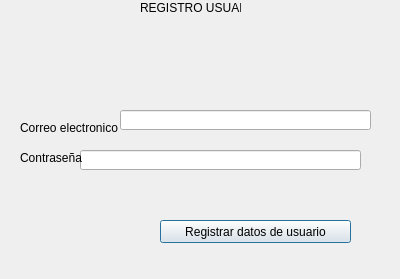
<?xml version="1.0" encoding="UTF-8"?>
<ui version="4.0">
 <class>Usuario</class>
 <widget class="QDialog" name="Usuario">
  <property name="geometry">
   <rect>
    <x>0</x>
    <y>0</y>
    <width>400</width>
    <height>279</height>
   </rect>
  </property>
  <property name="windowTitle">
   <string>Dialog</string>
  </property>
  <widget class="QLineEdit" name="lineEdit_3">
   <property name="geometry">
    <rect>
     <x>120</x>
     <y>110</y>
     <width>251</width>
     <height>20</height>
    </rect>
   </property>
  </widget>
  <widget class="QLineEdit" name="lineEdit_4">
   <property name="geometry">
    <rect>
     <x>80</x>
     <y>150</y>
     <width>281</width>
     <height>20</height>
    </rect>
   </property>
  </widget>
  <widget class="QLabel" name="label_3">
   <property name="geometry">
    <rect>
     <x>20</x>
     <y>120</y>
     <width>111</width>
     <height>16</height>
    </rect>
   </property>
   <property name="text">
    <string>Correo electronico</string>
   </property>
  </widget>
  <widget class="QLabel" name="label_4">
   <property name="geometry">
    <rect>
     <x>20</x>
     <y>150</y>
     <width>71</width>
     <height>16</height>
    </rect>
   </property>
   <property name="text">
    <string>Contraseña</string>
   </property>
  </widget>
  <widget class="QLabel" name="label_5">
   <property name="geometry">
    <rect>
     <x>140</x>
     <y>0</y>
     <width>101</width>
     <height>16</height>
    </rect>
   </property>
   <property name="text">
    <string>REGISTRO USUARIO</string>
   </property>
  </widget>
  <widget class="QPushButton" name="pushButton">
   <property name="geometry">
    <rect>
     <x>160</x>
     <y>220</y>
     <width>191</width>
     <height>23</height>
    </rect>
   </property>
   <property name="text">
    <string>Registrar datos de usuario</string>
   </property>
  </widget>
 </widget>
 <resources/>
 <connections/>
</ui>
